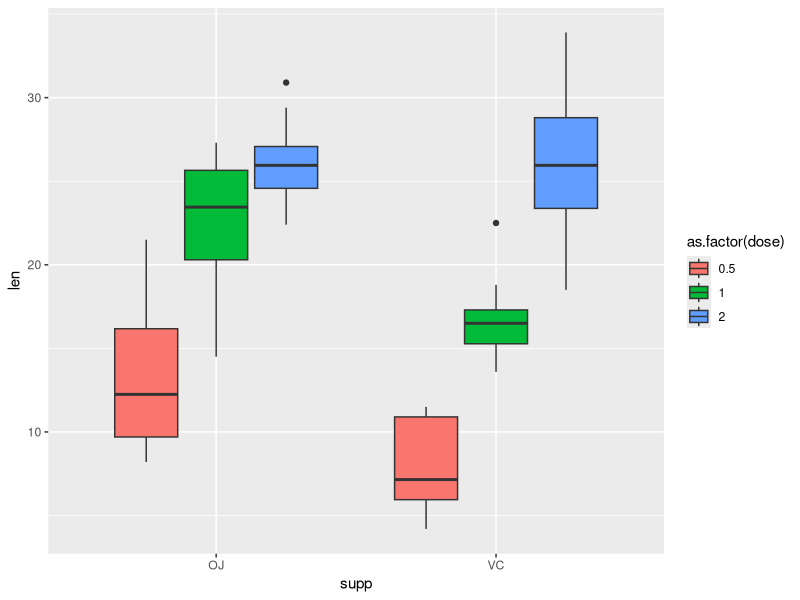

This chart was generated by the following R code:
## ---- chunk 1
# load dataset
library(datasets)
data("ToothGrowth")

# structure of dataset
str(ToothGrowth)
# summary of dataset
summary(ToothGrowth)
# explore data using graphical method, using ggplot2
library(ggplot2)
# a quick plot to compare supplement type & quantity of dose
qplot(supp, len, data=ToothGrowth, geom=c('boxplot'), fill=as.factor(dose))
## ---- chunk 2
# use t-test to compare tooth growth by supplement type
t.test(len ~ supp, data = ToothGrowth)
## ---- chunk 3
# To determine correlation of quantity of dose with tooth growth, subset groups based on dose levels, using package 'dplyr'
# There 3 groups (3 Choose 2):
library(dplyr)
group_one <- filter(ToothGrowth, dose %in% c(0.5,1))
group_two <- filter(ToothGrowth, dose %in% c(0.5,2))
group_three <- filter(ToothGrowth, dose %in% c(1,2))

# conduct t-test for all groups
t.test(len ~ dose, data=group_one)
t.test(len ~ dose, data=group_two)
t.test(len ~ dose, data=group_three)

